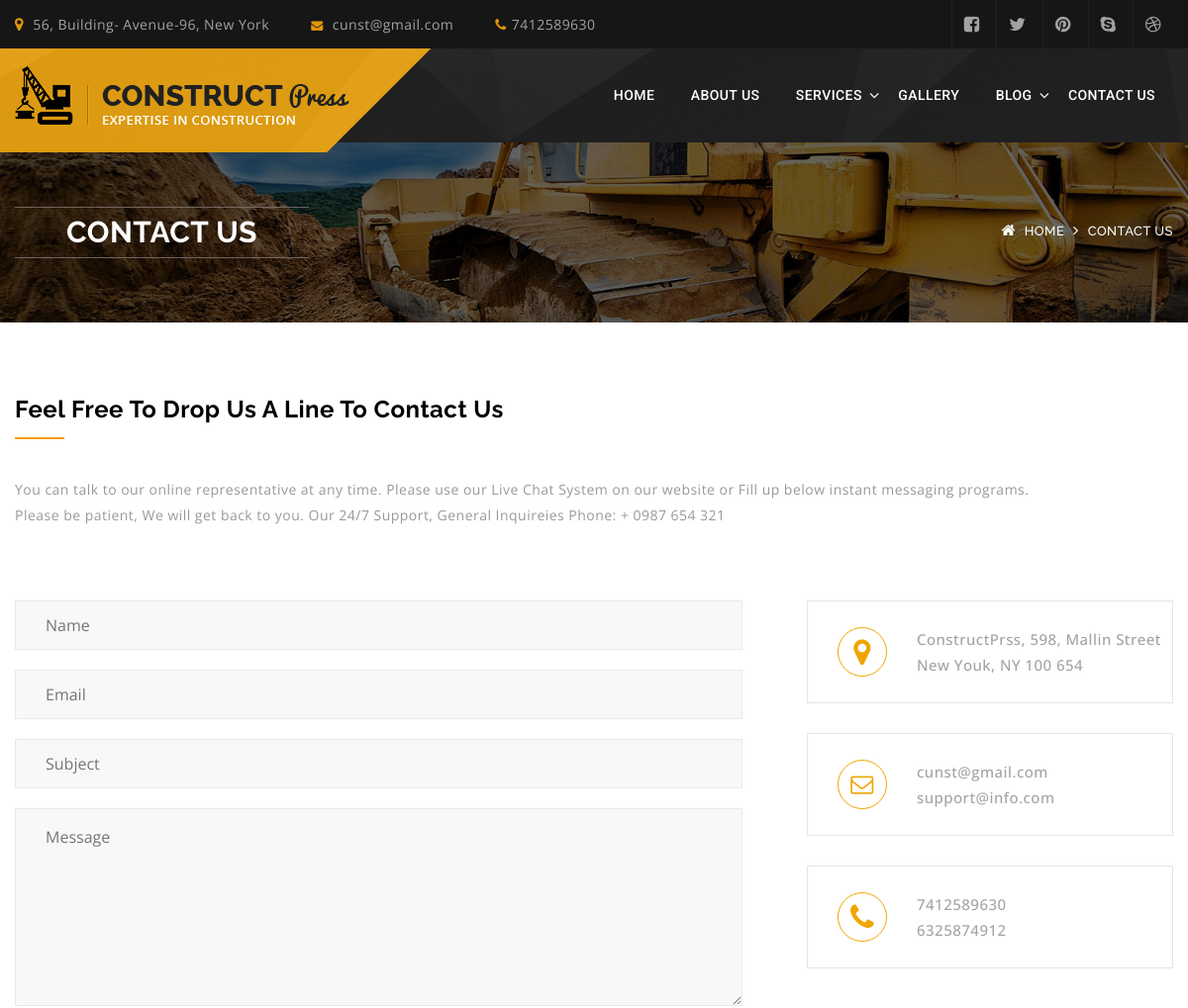
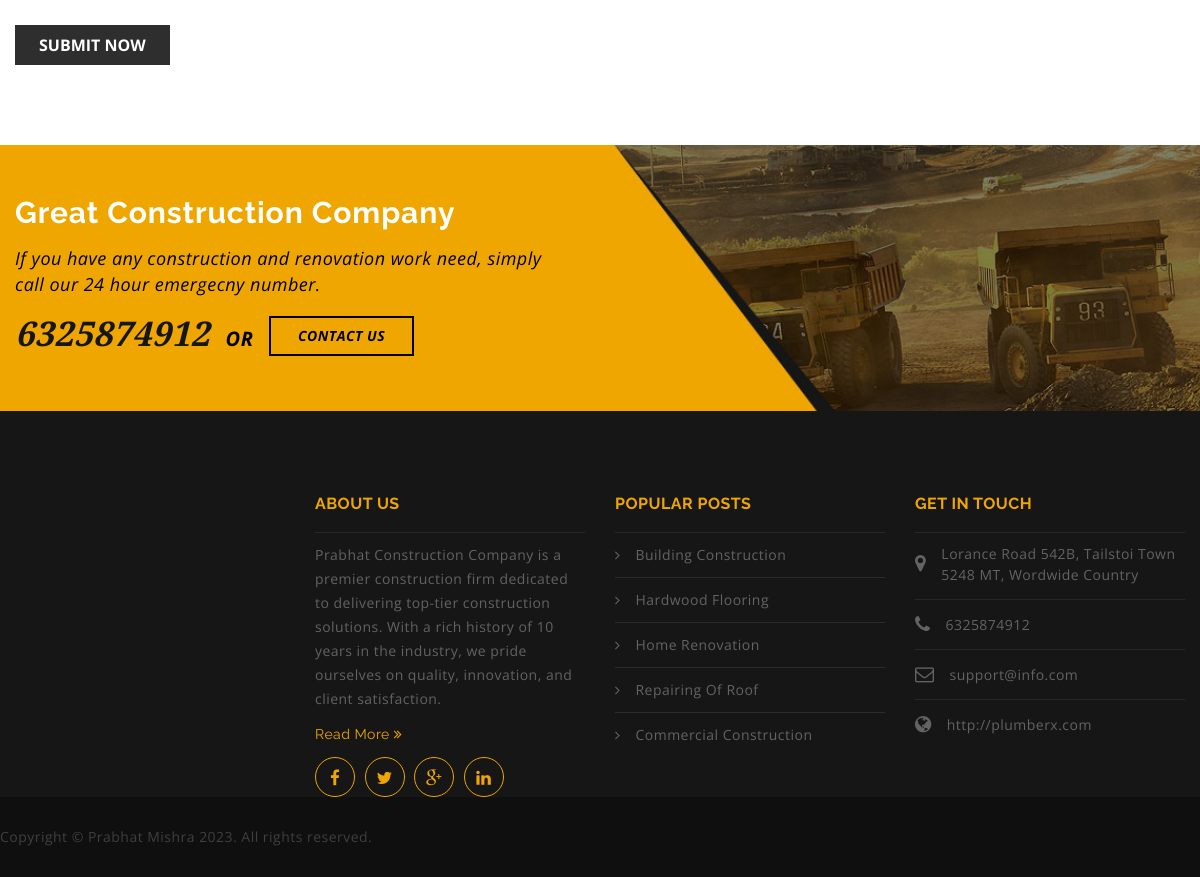
The page /contact.php on the database its author committed (2 pictures, top to bottom).
### tables this page shows
CREATE TABLE IF NOT EXISTS `detail_tbl` (
  `detail_id` int NOT NULL AUTO_INCREMENT,
  `header_no` bigint NOT NULL,
  `footer_no` bigint NOT NULL,
  `detail_email` varchar(30) NOT NULL,
  `detail_email2` varchar(30) NOT NULL,
  PRIMARY KEY (`detail_id`)
);

### contact.php (the view, shortened to what this page needs)
<?php
    include_once('header.php');
?>
<section id="page-title">
		<div class="container">
			<div class="row">
				<div class="col-lg-12">
					<div class="title pull-left">
						<h1>Contact Us</h1>
					</div>
					<div class="page-breadcumb pull-right">
						<i class="fa fa-home"></i> <a href="index.php">Home</a> <i class="fa fa-angle-right"></i> <span>Contact Us</span>
					</div>
				</div>
			</div>
		</div>
	</section>
	<section id="contact-content">
		<div class="container">
			<div class="row">
				<div class="col-md-12">
					<div class="section-title">
						<h1>Feel Free to Drop Us A Line To Contact Us</h1>
						<p>You can talk to our online representative at any time. Please use our Live Chat System on our website or Fill up below instant messaging programs. <br>Please be patient, We will get back to you. Our 24/7 Support, General Inquireies Phone: + 0987 654 321</p>
					</div>
				</div>
				<div class="col-lg-8 col-md-8 col-sm-12 col-xs-12 ">
					<form action="" method="post" name="frm_contact" id="frm_contact" class="contact-form">
						<p><input type="text" name="txt_name" placeholder="Name" id="txt_name"></p>
						<p><input type="text" name="txt_email" placeholder="Email" id="txt_email"></p>
						<p><input type="text" name="txt_subject" placeholder="Subject" id="txt_subject"></p>
						<p><textarea name="txt_message" placeholder="Message" id="txt_message"></textarea></p>
						<p><button type="submit" name="btn_contact" id="btn_contact">Submit Now</button></p>
					</form>
				</div>
				<div class="col-lg-4 col-md-4 col-sm-12 col-xs-12 contact-info">
					<?php
							$sql_detail = "SELECT * FROM detail_tbl";
							$rs_detail = mysqli_query($con,$sql_detail);
							$row_detail = mysqli_fetch_array($rs_detail);
					?>
					<ul>
						<li>
							<div class="icon-box">
								<i class="fa fa-map-marker"></i>
							</div>
							<div class="text-box">
								<p>ConstructPrss, 598, Mallin Street <br>New Youk, NY 100 654</p>
							</div>
						</li>
						<li>
							<div class="icon-box">
								<i class="fa fa-envelope-o"></i>
							</div>
							<div class="text-box">
								<p><?php echo $row_detail['detail_email']; ?> <br><?php echo $row_detail['detail_email2']; ?></p>
							</div>
						</li>
						<li>
							<div class="icon-box">
								<i class="fa fa-phone"></i>
							</div>
							<div class="text-box">
								<p><?php echo $row_detail['header_no']; ?> <br><?php echo $row_detail['footer_no']; ?></p>
							</div>
						</li>
					</ul>
				</div>
			</div>
		</div>
	</section>
<?php
    include_once('footer.php');
?>

### header.php (shortened to what this page needs)
<?php
    include_once('admin-pro/connection.php');
?>
<!DOCTYPE html>
<html lang="en">
<head>
	<link rel="stylesheet" href="css/style.css">
	<link rel="stylesheet" href="css/responsive.css">
</head>
<body>
	<section id="topbar" class="construct">
		<div class="container">
			<div class="row">
				<div class="social pull-right">
					<ul>
						<li><a href="#"><i class="fa fa-facebook-square"></i></a></li>
						<li><a href="#"><i class="fa fa-twitter"></i></a></li>
						<li><a href="#"><i class="fa fa-pinterest"></i></a></li>
						<li><a href="#"><i class="fa fa-skype"></i></a></li>
						<li><a href="#"><i class="fa fa-dribbble"></i></a></li>
					</ul>
				</div>
				<div class="contact-info pull-left">
					<?php
							$sql_detail = "SELECT * FROM detail_tbl";
							$rs_detail = mysqli_query($con,$sql_detail);
							$row_detail = mysqli_fetch_array($rs_detail);
					?>
					<ul>
						<li><a href="tel:+1234567890"><i class="fa fa-map-marker"></i>  56, Building- Avenue-96, New York </a></li>
						<li><a href="mailto:info@plumberx.com"><i class="fa fa-envelope"></i> <?php echo $row_detail['detail_email']; ?></a></li>
						<li><a href="<?php echo $row_detail['header_no']; ?>"><i class="fa fa-phone"></i><?php echo $row_detail['header_no']; ?></a></li>
					</ul>
				</div>
			</div>
		</div>
	</section>
	<header class="construct header-curvy">
		<div class="container">
			<div class="clearfix">
				<div class="pull-left logo">
					<a href="index.php">
						<img src="img/resources/logo-2.png" alt="Plumberx">
					</a>
				</div>
				<nav class="pull-right mainmenu-container clearfix">
					<ul class="mainmenu pull-right">
						<li class="">
							<a href="index.php">Home</a>
						</li>
						<li class="">
							<a href="about.php">About us</a>
						</li>
						<li class="dropdown"><a href="">Services</a>
						</li>
						<li class="">
							<a href="gallery.php">Gallery</a>
						</li>
						<li class="dropdown">
							<a href="#">Blog</a>
						</li>
						<li><a href="contact.php">Contact Us</a></li>
					</ul>
				</nav>
			</div>
		</div>
	</header>

### footer.php (shortened to what this page needs)
<section id="great-construct-team">
		<div class="container">
			<?php
							$sql_detail = "SELECT * FROM detail_tbl";
							$rs_detail = mysqli_query($con,$sql_detail);
							$row_detail = mysqli_fetch_array($rs_detail);
					?>
			<div class="row">
				<div class="col-lg-6">
					<h2>Great Construction Company</h2>
					<p>If you have any construction and renovation work  need, simply <br>call our 24 hour emergecny number.</p>
					<p class="has-btn"><b><?php echo $row_detail['footer_no']; ?></b> or <a href="contact.php" class="hvr-bounce-to-right">Contact Us</a></p>
				</div>
			</div>
		</div>
	</section>
	<footer class="construct">
		<div class="container">
			<div class="row">
				<div class="col-lg-3 col-md-3 col-sm-6 col-xs-6 widget">
				</div>
				<div class="col-lg-3 col-md-3 col-sm-6 col-xs-6 widget">
					<h3>About Us</h3>
					<p>Prabhat Construction Company  is a premier construction firm dedicated to delivering top-tier construction solutions. With a rich history of 10 years in the industry, we pride ourselves on quality, innovation, and client satisfaction.</p>
					<a href="#" class="read-more">Read More <i class="fa fa-angle-double-right"></i></a>
					<ul class="social">
						<li><a href="#" class="hvr-radial-out"><i class="fa fa-facebook"></i></a></li>
						<li><a href="#" class="hvr-radial-out"><i class="fa fa-twitter"></i></a></li>
						<li><a href="#" class="hvr-radial-out"><i class="fa fa-google-plus"></i></a></li>
						<li><a href="#" class="hvr-radial-out"><i class="fa fa-linkedin"></i></a></li>
					</ul>
				</div>
				<div class="col-lg-3 col-md-3 col-sm-6 col-xs-6 widget clearboth-tab clearboth-480">
					<h3>popular Posts</h3>
					<ul class="our-services">
						<li><a href="#">Building Construction</a></li>
						<li><a href="#">Hardwood Flooring</a></li>
						<li><a href="#">Home Renovation</a></li>
						<li><a href="#">Repairing of Roof</a></li>
						<li><a href="#">Commercial Construction</a></li>
					</ul>
				</div>
				<div class="col-lg-3 col-md-3 col-sm-6 col-xs-6 widget">
				<?php
							$sql_detail = "SELECT * FROM detail_tbl";
							$rs_detail = mysqli_query($con,$sql_detail);
							$row_detail = mysqli_fetch_array($rs_detail);
					?>
					<h3>Get in Touch</h3>
					<ul class="contact-info">
						<li><i class="fa fa-map-marker"></i> <span class="text">Lorance Road 542B, Tailstoi Town <br>5248 MT, Wordwide Country</span></li>
						<li><i class="fa fa-phone"></i> <span class="text"><?php echo $row_detail['footer_no']; ?></span></li>
						<li><i class="fa fa-envelope-o"></i> <span class="text"><?php echo $row_detail['detail_email2']; ?></span></li>
						<li><i class="fa fa-globe"></i> <span class="text">http://plumberx.com</span></li>
					</ul>
				</div>
			</div>
		</div>
	</footer>
	<section id="bottom-bar" class="construct">
		<div class="container">
			<div class="row">
				<div class="copyright pull-left">
					<p>Copyright &copy; Prabhat Mishra 2023. All rights reserved. </p>
				</div>
			</div>
		</div>
	</section>
</body>
</html>

### rows shown on the page
detail_tbl: detail_email "cunst@gmail.com", header_no "7412589630", detail_email2 "support@info.com", footer_no "6325874912"
